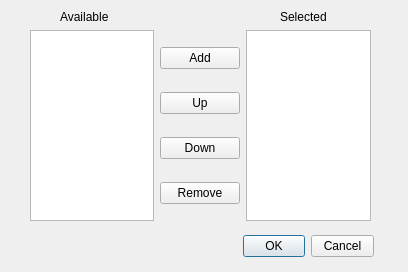
<?xml version="1.0" encoding="UTF-8"?>
<ui version="4.0">
 <class>Libraries</class>
 <widget class="QDialog" name="Libraries">
  <property name="geometry">
   <rect>
    <x>0</x>
    <y>0</y>
    <width>408</width>
    <height>272</height>
   </rect>
  </property>
  <property name="minimumSize">
   <size>
    <width>408</width>
    <height>272</height>
   </size>
  </property>
  <property name="maximumSize">
   <size>
    <width>408</width>
    <height>272</height>
   </size>
  </property>
  <property name="windowTitle">
   <string>Dialog</string>
  </property>
  <widget class="QDialogButtonBox" name="buttonBox">
   <property name="geometry">
    <rect>
     <x>243</x>
     <y>230</y>
     <width>131</width>
     <height>32</height>
    </rect>
   </property>
   <property name="orientation">
    <enum>Qt::Horizontal</enum>
   </property>
   <property name="standardButtons">
    <set>QDialogButtonBox::Cancel|QDialogButtonBox::Ok</set>
   </property>
  </widget>
  <widget class="QLabel" name="label">
   <property name="geometry">
    <rect>
     <x>60</x>
     <y>10</y>
     <width>56</width>
     <height>13</height>
    </rect>
   </property>
   <property name="text">
    <string>Available</string>
   </property>
  </widget>
  <widget class="QLabel" name="label_2">
   <property name="geometry">
    <rect>
     <x>280</x>
     <y>10</y>
     <width>56</width>
     <height>13</height>
    </rect>
   </property>
   <property name="text">
    <string>Selected</string>
   </property>
  </widget>
  <widget class="QWidget" name="layoutWidget">
   <property name="geometry">
    <rect>
     <x>30</x>
     <y>30</y>
     <width>341</width>
     <height>191</height>
    </rect>
   </property>
   <layout class="QHBoxLayout" name="horizontalLayout">
    <item>
     <widget class="QListWidget" name="available"/>
    </item>
    <item>
     <layout class="QVBoxLayout" name="verticalLayout">
      <item>
       <widget class="QPushButton" name="add">
        <property name="text">
         <string>Add</string>
        </property>
       </widget>
      </item>
      <item>
       <widget class="QPushButton" name="up">
        <property name="text">
         <string>Up</string>
        </property>
       </widget>
      </item>
      <item>
       <widget class="QPushButton" name="down">
        <property name="text">
         <string>Down</string>
        </property>
       </widget>
      </item>
      <item>
       <widget class="QPushButton" name="remove">
        <property name="text">
         <string>Remove</string>
        </property>
       </widget>
      </item>
     </layout>
    </item>
    <item>
     <widget class="QListWidget" name="selected"/>
    </item>
   </layout>
  </widget>
 </widget>
 <resources/>
 <connections>
  <connection>
   <sender>buttonBox</sender>
   <signal>accepted()</signal>
   <receiver>Libraries</receiver>
   <slot>accept()</slot>
   <hints>
    <hint type="sourcelabel">
     <x>248</x>
     <y>254</y>
    </hint>
    <hint type="destinationlabel">
     <x>157</x>
     <y>274</y>
    </hint>
   </hints>
  </connection>
  <connection>
   <sender>buttonBox</sender>
   <signal>rejected()</signal>
   <receiver>Libraries</receiver>
   <slot>reject()</slot>
   <hints>
    <hint type="sourcelabel">
     <x>316</x>
     <y>260</y>
    </hint>
    <hint type="destinationlabel">
     <x>286</x>
     <y>274</y>
    </hint>
   </hints>
  </connection>
 </connections>
</ui>
